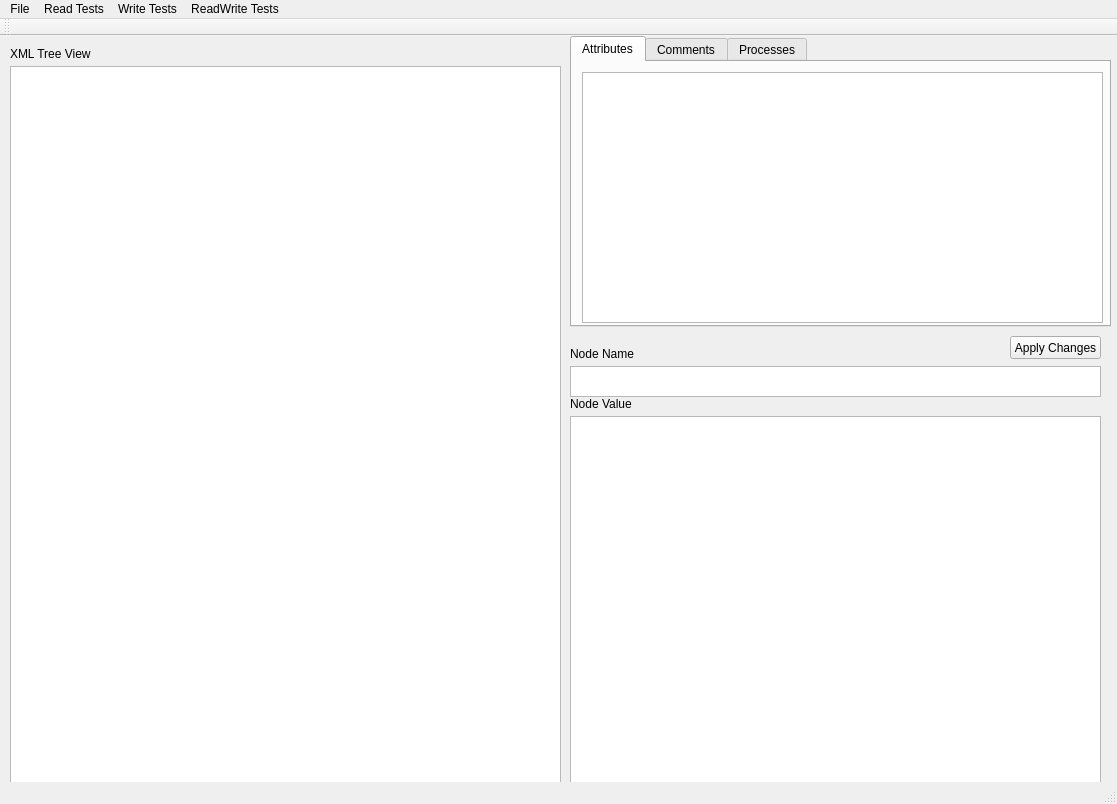
<?xml version="1.0" encoding="UTF-8"?>
<ui version="4.0">
 <class>XMLStarTestAppClass</class>
 <widget class="QMainWindow" name="XMLStarTestAppClass">
  <property name="geometry">
   <rect>
    <x>0</x>
    <y>0</y>
    <width>1117</width>
    <height>804</height>
   </rect>
  </property>
  <property name="windowTitle">
   <string>XMLStarTestBed</string>
  </property>
  <widget class="QWidget" name="centralWidget">
   <widget class="QLabel" name="m_lblXMLTreeView">
    <property name="geometry">
     <rect>
      <x>10</x>
      <y>10</y>
      <width>111</width>
      <height>16</height>
     </rect>
    </property>
    <property name="text">
     <string>XML Tree View</string>
    </property>
   </widget>
   <widget class="QTreeView" name="m_tvwXMLModel">
    <property name="geometry">
     <rect>
      <x>10</x>
      <y>30</y>
      <width>551</width>
      <height>721</height>
     </rect>
    </property>
   </widget>
   <widget class="QTextEdit" name="m_txtNodeValue">
    <property name="geometry">
     <rect>
      <x>570</x>
      <y>380</y>
      <width>531</width>
      <height>371</height>
     </rect>
    </property>
   </widget>
   <widget class="QLabel" name="m_lblNodeValue">
    <property name="geometry">
     <rect>
      <x>570</x>
      <y>360</y>
      <width>111</width>
      <height>16</height>
     </rect>
    </property>
    <property name="text">
     <string>Node Value</string>
    </property>
   </widget>
   <widget class="QPushButton" name="m_cmdApplyChanges">
    <property name="geometry">
     <rect>
      <x>1010</x>
      <y>300</y>
      <width>91</width>
      <height>23</height>
     </rect>
    </property>
    <property name="text">
     <string>Apply Changes</string>
    </property>
   </widget>
   <widget class="QTabWidget" name="tabViewSubNodes">
    <property name="geometry">
     <rect>
      <x>570</x>
      <y>0</y>
      <width>541</width>
      <height>291</height>
     </rect>
    </property>
    <property name="currentIndex">
     <number>0</number>
    </property>
    <widget class="QWidget" name="tabAttributes">
     <attribute name="title">
      <string>Attributes</string>
     </attribute>
     <widget class="QTreeView" name="m_tvwXMLAttributes">
      <property name="geometry">
       <rect>
        <x>10</x>
        <y>10</y>
        <width>521</width>
        <height>251</height>
       </rect>
      </property>
     </widget>
    </widget>
    <widget class="QWidget" name="tabComments">
     <attribute name="title">
      <string>Comments</string>
     </attribute>
     <widget class="QTreeView" name="m_tvwXMLComments">
      <property name="geometry">
       <rect>
        <x>10</x>
        <y>10</y>
        <width>521</width>
        <height>251</height>
       </rect>
      </property>
     </widget>
    </widget>
    <widget class="QWidget" name="tabProcesses">
     <attribute name="title">
      <string>Processes</string>
     </attribute>
     <widget class="QTreeView" name="m_tvwXMLProcesses">
      <property name="geometry">
       <rect>
        <x>10</x>
        <y>10</y>
        <width>521</width>
        <height>251</height>
       </rect>
      </property>
     </widget>
    </widget>
   </widget>
   <widget class="QTextEdit" name="m_txtNodeName">
    <property name="geometry">
     <rect>
      <x>570</x>
      <y>330</y>
      <width>531</width>
      <height>31</height>
     </rect>
    </property>
   </widget>
   <widget class="QLabel" name="m_lblNodeName">
    <property name="geometry">
     <rect>
      <x>570</x>
      <y>310</y>
      <width>111</width>
      <height>16</height>
     </rect>
    </property>
    <property name="text">
     <string>Node Name</string>
    </property>
   </widget>
  </widget>
  <widget class="QMenuBar" name="mnuMain">
   <property name="geometry">
    <rect>
     <x>0</x>
     <y>0</y>
     <width>1117</width>
     <height>21</height>
    </rect>
   </property>
   <widget class="QMenu" name="menuFile">
    <property name="title">
     <string>File</string>
    </property>
    <addaction name="actionOpen_XML_File"/>
    <addaction name="actionSave"/>
    <addaction name="actionSave_As"/>
    <addaction name="actionClose_XML_File"/>
    <addaction name="actionExit"/>
   </widget>
   <widget class="QMenu" name="menuRead_Tests">
    <property name="title">
     <string>Read Tests</string>
    </property>
    <addaction name="actionLoad_Scenario_1"/>
    <addaction name="actionLoad_Scenario_2"/>
    <addaction name="actionLoad_Scenario_3"/>
    <addaction name="actionLoad_Scenario_4"/>
   </widget>
   <widget class="QMenu" name="menuWrite_Tests">
    <property name="title">
     <string>Write Tests</string>
    </property>
    <addaction name="actionSave_Scenario_1"/>
    <addaction name="actionSave_Scenario_2"/>
    <addaction name="actionSave_Scenario_3"/>
    <addaction name="actionSave_Scenario_4"/>
   </widget>
   <widget class="QMenu" name="menuReadWrite_Tests">
    <property name="title">
     <string>ReadWrite Tests</string>
    </property>
    <addaction name="actionRW_Scenario_1"/>
    <addaction name="actionRW_Scenario_2"/>
    <addaction name="actionRW_Scenario_3"/>
    <addaction name="actionRW_Scenario_4"/>
   </widget>
   <addaction name="menuFile"/>
   <addaction name="menuRead_Tests"/>
   <addaction name="menuWrite_Tests"/>
   <addaction name="menuReadWrite_Tests"/>
  </widget>
  <widget class="QToolBar" name="mainToolBar">
   <attribute name="toolBarArea">
    <enum>TopToolBarArea</enum>
   </attribute>
   <attribute name="toolBarBreak">
    <bool>false</bool>
   </attribute>
  </widget>
  <widget class="QStatusBar" name="statusBar"/>
  <action name="actionOpen_XML_File">
   <property name="text">
    <string>Open XML File</string>
   </property>
  </action>
  <action name="actionSave">
   <property name="text">
    <string>Save</string>
   </property>
  </action>
  <action name="actionSave_As">
   <property name="text">
    <string>Save As</string>
   </property>
  </action>
  <action name="actionClose_XML_File">
   <property name="text">
    <string>Close XML File</string>
   </property>
  </action>
  <action name="actionExit">
   <property name="text">
    <string>Exit</string>
   </property>
  </action>
  <action name="actionLoad_Scenario_1">
   <property name="text">
    <string>Load Scenario 1</string>
   </property>
  </action>
  <action name="actionLoad_Scenario_2">
   <property name="text">
    <string>Load Scenario 2</string>
   </property>
  </action>
  <action name="actionLoad_Scenario_3">
   <property name="text">
    <string>Load Scenario 3</string>
   </property>
  </action>
  <action name="actionLoad_Scenario_4">
   <property name="text">
    <string>Load Scenario 4</string>
   </property>
  </action>
  <action name="actionSave_Scenario_1">
   <property name="text">
    <string>Save Scenario 1</string>
   </property>
  </action>
  <action name="actionSave_Scenario_2">
   <property name="text">
    <string>Save Scenario 2</string>
   </property>
  </action>
  <action name="actionSave_Scenario_3">
   <property name="text">
    <string>Save Scenario 3</string>
   </property>
  </action>
  <action name="actionSave_Scenario_4">
   <property name="text">
    <string>Save Scenario 4</string>
   </property>
  </action>
  <action name="actionRW_Scenario_1">
   <property name="text">
    <string>RW Scenario 1</string>
   </property>
  </action>
  <action name="actionRW_Scenario_2">
   <property name="text">
    <string>RW Scenario 2</string>
   </property>
  </action>
  <action name="actionRW_Scenario_3">
   <property name="text">
    <string>RW Scenario 3</string>
   </property>
  </action>
  <action name="actionRW_Scenario_4">
   <property name="text">
    <string>RW Scenario 4</string>
   </property>
  </action>
 </widget>
 <layoutdefault spacing="6" margin="11"/>
 <resources>
  <include location="XMLStarTestBed.qrc"/>
 </resources>
 <connections/>
</ui>
